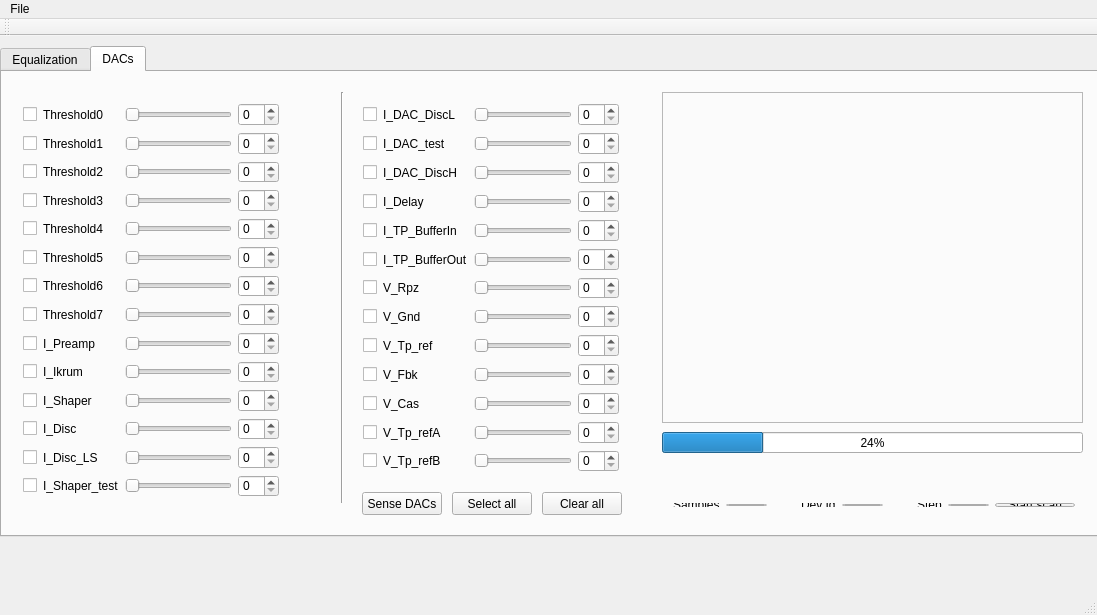
<?xml version="1.0" encoding="UTF-8"?>
<ui version="4.0">
 <class>SpidrMpx3Eq</class>
 <widget class="QMainWindow" name="SpidrMpx3Eq">
  <property name="geometry">
   <rect>
    <x>0</x>
    <y>0</y>
    <width>1097</width>
    <height>615</height>
   </rect>
  </property>
  <property name="windowTitle">
   <string>SpidrMpx3Eq</string>
  </property>
  <widget class="QWidget" name="centralWidget">
   <widget class="QTabWidget" name="allTabs">
    <property name="geometry">
     <rect>
      <x>0</x>
      <y>10</y>
      <width>1176</width>
      <height>491</height>
     </rect>
    </property>
    <property name="toolTip">
     <string>DAC Control</string>
    </property>
    <property name="currentIndex">
     <number>1</number>
    </property>
    <widget class="QWidget" name="tab">
     <attribute name="title">
      <string>Equalization</string>
     </attribute>
     <widget class="QWidget" name="verticalLayoutWidget">
      <property name="geometry">
       <rect>
        <x>760</x>
        <y>300</y>
        <width>241</width>
        <height>85</height>
       </rect>
      </property>
      <layout class="QVBoxLayout" name="verticalLayout">
       <item>
        <widget class="QPushButton" name="_connect">
         <property name="text">
          <string>Connect</string>
         </property>
        </widget>
       </item>
       <item>
        <widget class="QPushButton" name="_startEq">
         <property name="text">
          <string>Start Eq</string>
         </property>
        </widget>
       </item>
       <item>
        <widget class="QLabel" name="_statusLabel">
         <property name="text">
          <string>Standby ...</string>
         </property>
        </widget>
       </item>
      </layout>
     </widget>
     <widget class="QFrame" name="_histoFrame">
      <property name="geometry">
       <rect>
        <x>10</x>
        <y>20</y>
        <width>491</width>
        <height>361</height>
       </rect>
      </property>
      <property name="frameShape">
       <enum>QFrame::StyledPanel</enum>
      </property>
      <property name="frameShadow">
       <enum>QFrame::Raised</enum>
      </property>
     </widget>
    </widget>
    <widget class="QWidget" name="tabDACs">
     <attribute name="title">
      <string>DACs</string>
     </attribute>
     <widget class="QFrame" name="_DACScanFrame">
      <property name="geometry">
       <rect>
        <x>660</x>
        <y>20</y>
        <width>421</width>
        <height>331</height>
       </rect>
      </property>
      <property name="toolTip">
       <string>DAC scan plot</string>
      </property>
      <property name="frameShape">
       <enum>QFrame::StyledPanel</enum>
      </property>
      <property name="frameShadow">
       <enum>QFrame::Raised</enum>
      </property>
     </widget>
     <widget class="QWidget" name="layoutWidget">
      <property name="geometry">
       <rect>
        <x>350</x>
        <y>20</y>
        <width>291</width>
        <height>391</height>
       </rect>
      </property>
      <layout class="QGridLayout" name="gridLayout2">
       <item row="3" column="1">
        <widget class="QLabel" name="dac17Label">
         <property name="text">
          <string>I_Delay</string>
         </property>
        </widget>
       </item>
       <item row="3" column="3">
        <widget class="QSpinBox" name="dac17SpinBox"/>
       </item>
       <item row="3" column="2">
        <widget class="QSlider" name="dac17hSlider">
         <property name="orientation">
          <enum>Qt::Horizontal</enum>
         </property>
        </widget>
       </item>
       <item row="3" column="4">
        <widget class="QLabel" name="dac17VLabel">
         <property name="text">
          <string/>
         </property>
        </widget>
       </item>
       <item row="7" column="2">
        <widget class="QSlider" name="dac21hSlider">
         <property name="orientation">
          <enum>Qt::Horizontal</enum>
         </property>
        </widget>
       </item>
       <item row="9" column="3">
        <widget class="QSpinBox" name="dac23SpinBox"/>
       </item>
       <item row="7" column="3">
        <widget class="QSpinBox" name="dac21SpinBox"/>
       </item>
       <item row="7" column="4">
        <widget class="QLabel" name="dac21VLabel">
         <property name="text">
          <string/>
         </property>
        </widget>
       </item>
       <item row="7" column="1">
        <widget class="QLabel" name="dac21Label">
         <property name="text">
          <string>V_Gnd</string>
         </property>
        </widget>
       </item>
       <item row="8" column="1">
        <widget class="QLabel" name="dac22Label">
         <property name="text">
          <string>V_Tp_ref</string>
         </property>
        </widget>
       </item>
       <item row="2" column="3">
        <widget class="QSpinBox" name="dac16SpinBox"/>
       </item>
       <item row="11" column="3">
        <widget class="QSpinBox" name="dac25SpinBox"/>
       </item>
       <item row="11" column="4">
        <widget class="QLabel" name="dac25VLabel">
         <property name="text">
          <string/>
         </property>
        </widget>
       </item>
       <item row="11" column="2">
        <widget class="QSlider" name="dac25hSlider">
         <property name="orientation">
          <enum>Qt::Horizontal</enum>
         </property>
        </widget>
       </item>
       <item row="10" column="3">
        <widget class="QSpinBox" name="dac24SpinBox"/>
       </item>
       <item row="10" column="4">
        <widget class="QLabel" name="dac24VLabel">
         <property name="text">
          <string/>
         </property>
        </widget>
       </item>
       <item row="4" column="3">
        <widget class="QSpinBox" name="dac18SpinBox"/>
       </item>
       <item row="11" column="1">
        <widget class="QLabel" name="dac25Label">
         <property name="text">
          <string>V_Tp_refA</string>
         </property>
        </widget>
       </item>
       <item row="4" column="2">
        <widget class="QSlider" name="dac18hSlider">
         <property name="orientation">
          <enum>Qt::Horizontal</enum>
         </property>
        </widget>
       </item>
       <item row="4" column="1">
        <widget class="QLabel" name="dac18Label">
         <property name="text">
          <string>I_TP_BufferIn</string>
         </property>
        </widget>
       </item>
       <item row="4" column="4">
        <widget class="QLabel" name="dac18VLabel">
         <property name="text">
          <string/>
         </property>
        </widget>
       </item>
       <item row="9" column="1">
        <widget class="QLabel" name="dac23Label">
         <property name="text">
          <string>V_Fbk</string>
         </property>
        </widget>
       </item>
       <item row="9" column="2">
        <widget class="QSlider" name="dac23hSlider">
         <property name="orientation">
          <enum>Qt::Horizontal</enum>
         </property>
        </widget>
       </item>
       <item row="6" column="2">
        <widget class="QSlider" name="dac20hSlider">
         <property name="orientation">
          <enum>Qt::Horizontal</enum>
         </property>
        </widget>
       </item>
       <item row="6" column="3">
        <widget class="QSpinBox" name="dac20SpinBox"/>
       </item>
       <item row="6" column="4">
        <widget class="QLabel" name="dac20VLabel">
         <property name="text">
          <string/>
         </property>
        </widget>
       </item>
       <item row="8" column="2">
        <widget class="QSlider" name="dac22hSlider">
         <property name="orientation">
          <enum>Qt::Horizontal</enum>
         </property>
        </widget>
       </item>
       <item row="8" column="3">
        <widget class="QSpinBox" name="dac22SpinBox"/>
       </item>
       <item row="8" column="4">
        <widget class="QLabel" name="dac22VLabel">
         <property name="text">
          <string/>
         </property>
        </widget>
       </item>
       <item row="1" column="1">
        <widget class="QLabel" name="dac15Label">
         <property name="text">
          <string>I_DAC_test</string>
         </property>
        </widget>
       </item>
       <item row="1" column="2">
        <widget class="QSlider" name="dac15hSlider">
         <property name="orientation">
          <enum>Qt::Horizontal</enum>
         </property>
        </widget>
       </item>
       <item row="1" column="3">
        <widget class="QSpinBox" name="dac15SpinBox"/>
       </item>
       <item row="12" column="1">
        <widget class="QLabel" name="dac26Label">
         <property name="text">
          <string>V_Tp_refB</string>
         </property>
        </widget>
       </item>
       <item row="12" column="2">
        <widget class="QSlider" name="dac26hSlider">
         <property name="orientation">
          <enum>Qt::Horizontal</enum>
         </property>
        </widget>
       </item>
       <item row="12" column="3">
        <widget class="QSpinBox" name="dac26SpinBox"/>
       </item>
       <item row="12" column="4">
        <widget class="QLabel" name="dac26VLabel">
         <property name="text">
          <string/>
         </property>
        </widget>
       </item>
       <item row="5" column="1">
        <widget class="QLabel" name="dac19Label">
         <property name="text">
          <string>I_TP_BufferOut</string>
         </property>
        </widget>
       </item>
       <item row="5" column="3">
        <widget class="QSpinBox" name="dac19SpinBox"/>
       </item>
       <item row="2" column="1">
        <widget class="QLabel" name="dac16Label">
         <property name="text">
          <string>I_DAC_DiscH</string>
         </property>
        </widget>
       </item>
       <item row="1" column="4">
        <widget class="QLabel" name="dac15VLabel">
         <property name="text">
          <string/>
         </property>
        </widget>
       </item>
       <item row="0" column="3">
        <widget class="QSpinBox" name="dac14SpinBox"/>
       </item>
       <item row="0" column="4">
        <widget class="QLabel" name="dac14VLabel">
         <property name="text">
          <string/>
         </property>
        </widget>
       </item>
       <item row="5" column="4">
        <widget class="QLabel" name="dac19VLabel">
         <property name="text">
          <string/>
         </property>
        </widget>
       </item>
       <item row="5" column="2">
        <widget class="QSlider" name="dac19hSlider">
         <property name="orientation">
          <enum>Qt::Horizontal</enum>
         </property>
        </widget>
       </item>
       <item row="6" column="1">
        <widget class="QLabel" name="dac20Label">
         <property name="text">
          <string>V_Rpz</string>
         </property>
        </widget>
       </item>
       <item row="2" column="4">
        <widget class="QLabel" name="dac16VLabel">
         <property name="text">
          <string/>
         </property>
        </widget>
       </item>
       <item row="2" column="2">
        <widget class="QSlider" name="dac16hSlider">
         <property name="orientation">
          <enum>Qt::Horizontal</enum>
         </property>
        </widget>
       </item>
       <item row="0" column="1">
        <widget class="QLabel" name="dac14Label">
         <property name="text">
          <string>I_DAC_DiscL</string>
         </property>
        </widget>
       </item>
       <item row="0" column="2">
        <widget class="QSlider" name="dac14hSlider">
         <property name="orientation">
          <enum>Qt::Horizontal</enum>
         </property>
        </widget>
       </item>
       <item row="10" column="1">
        <widget class="QLabel" name="dac24Label">
         <property name="text">
          <string>V_Cas</string>
         </property>
        </widget>
       </item>
       <item row="10" column="2">
        <widget class="QSlider" name="dac24hSlider">
         <property name="orientation">
          <enum>Qt::Horizontal</enum>
         </property>
        </widget>
       </item>
       <item row="9" column="4">
        <widget class="QLabel" name="dac23VLabel">
         <property name="text">
          <string/>
         </property>
        </widget>
       </item>
       <item row="0" column="0">
        <widget class="QCheckBox" name="dac14CheckBox">
         <property name="text">
          <string/>
         </property>
        </widget>
       </item>
       <item row="1" column="0">
        <widget class="QCheckBox" name="dac15CheckBox">
         <property name="text">
          <string/>
         </property>
        </widget>
       </item>
       <item row="2" column="0">
        <widget class="QCheckBox" name="dac16CheckBox">
         <property name="text">
          <string/>
         </property>
        </widget>
       </item>
       <item row="3" column="0">
        <widget class="QCheckBox" name="dac17CheckBox">
         <property name="text">
          <string/>
         </property>
        </widget>
       </item>
       <item row="4" column="0">
        <widget class="QCheckBox" name="dac18CheckBox">
         <property name="text">
          <string/>
         </property>
        </widget>
       </item>
       <item row="5" column="0">
        <widget class="QCheckBox" name="dac19CheckBox">
         <property name="text">
          <string/>
         </property>
        </widget>
       </item>
       <item row="6" column="0">
        <widget class="QCheckBox" name="dac20CheckBox">
         <property name="text">
          <string/>
         </property>
        </widget>
       </item>
       <item row="7" column="0">
        <widget class="QCheckBox" name="dac21CheckBox">
         <property name="text">
          <string/>
         </property>
        </widget>
       </item>
       <item row="8" column="0">
        <widget class="QCheckBox" name="dac22CheckBox">
         <property name="text">
          <string/>
         </property>
        </widget>
       </item>
       <item row="9" column="0">
        <widget class="QCheckBox" name="dac23CheckBox">
         <property name="text">
          <string/>
         </property>
        </widget>
       </item>
       <item row="10" column="0">
        <widget class="QCheckBox" name="dac24CheckBox">
         <property name="text">
          <string/>
         </property>
        </widget>
       </item>
       <item row="11" column="0">
        <widget class="QCheckBox" name="dac25CheckBox">
         <property name="text">
          <string/>
         </property>
        </widget>
       </item>
       <item row="12" column="0">
        <widget class="QCheckBox" name="dac26CheckBox">
         <property name="text">
          <string/>
         </property>
        </widget>
       </item>
      </layout>
     </widget>
     <widget class="Line" name="line">
      <property name="geometry">
       <rect>
        <x>330</x>
        <y>20</y>
        <width>20</width>
        <height>411</height>
       </rect>
      </property>
      <property name="orientation">
       <enum>Qt::Vertical</enum>
      </property>
     </widget>
     <widget class="QWidget" name="layoutWidget">
      <property name="geometry">
       <rect>
        <x>10</x>
        <y>20</y>
        <width>291</width>
        <height>416</height>
       </rect>
      </property>
      <layout class="QGridLayout" name="gridLayout1">
       <item row="1" column="1">
        <widget class="QLabel" name="dac1Label">
         <property name="text">
          <string>Threshold1</string>
         </property>
        </widget>
       </item>
       <item row="0" column="1">
        <widget class="QLabel" name="dac0Label">
         <property name="text">
          <string>Threshold0</string>
         </property>
        </widget>
       </item>
       <item row="0" column="2">
        <widget class="QSlider" name="dac0hSlider">
         <property name="orientation">
          <enum>Qt::Horizontal</enum>
         </property>
        </widget>
       </item>
       <item row="0" column="3">
        <widget class="QSpinBox" name="dac0SpinBox"/>
       </item>
       <item row="0" column="4">
        <widget class="QLabel" name="dac0VLabel">
         <property name="text">
          <string/>
         </property>
        </widget>
       </item>
       <item row="1" column="4">
        <widget class="QLabel" name="dac1VLabel">
         <property name="text">
          <string/>
         </property>
        </widget>
       </item>
       <item row="1" column="3">
        <widget class="QSpinBox" name="dac1SpinBox"/>
       </item>
       <item row="1" column="2">
        <widget class="QSlider" name="dac1hSlider">
         <property name="orientation">
          <enum>Qt::Horizontal</enum>
         </property>
        </widget>
       </item>
       <item row="2" column="1">
        <widget class="QLabel" name="dac2Label">
         <property name="text">
          <string>Threshold2</string>
         </property>
        </widget>
       </item>
       <item row="2" column="3">
        <widget class="QSpinBox" name="dac2SpinBox"/>
       </item>
       <item row="2" column="4">
        <widget class="QLabel" name="dac2VLabel">
         <property name="text">
          <string/>
         </property>
        </widget>
       </item>
       <item row="2" column="2">
        <widget class="QSlider" name="dac2hSlider">
         <property name="orientation">
          <enum>Qt::Horizontal</enum>
         </property>
        </widget>
       </item>
       <item row="3" column="1">
        <widget class="QLabel" name="dac3Label">
         <property name="text">
          <string>Threshold3</string>
         </property>
        </widget>
       </item>
       <item row="3" column="2">
        <widget class="QSlider" name="dac3hSlider">
         <property name="orientation">
          <enum>Qt::Horizontal</enum>
         </property>
        </widget>
       </item>
       <item row="3" column="4">
        <widget class="QLabel" name="dac3VLabel">
         <property name="text">
          <string/>
         </property>
        </widget>
       </item>
       <item row="3" column="3">
        <widget class="QSpinBox" name="dac3SpinBox"/>
       </item>
       <item row="4" column="1">
        <widget class="QLabel" name="dac4Label">
         <property name="text">
          <string>Threshold4</string>
         </property>
        </widget>
       </item>
       <item row="4" column="2">
        <widget class="QSlider" name="dac4hSlider">
         <property name="orientation">
          <enum>Qt::Horizontal</enum>
         </property>
        </widget>
       </item>
       <item row="4" column="3">
        <widget class="QSpinBox" name="dac4SpinBox"/>
       </item>
       <item row="4" column="4">
        <widget class="QLabel" name="dac4VLabel">
         <property name="text">
          <string/>
         </property>
        </widget>
       </item>
       <item row="5" column="1">
        <widget class="QLabel" name="dac5Label">
         <property name="text">
          <string>Threshold5</string>
         </property>
        </widget>
       </item>
       <item row="5" column="2">
        <widget class="QSlider" name="dac5hSlider">
         <property name="orientation">
          <enum>Qt::Horizontal</enum>
         </property>
        </widget>
       </item>
       <item row="5" column="3">
        <widget class="QSpinBox" name="dac5SpinBox"/>
       </item>
       <item row="5" column="4">
        <widget class="QLabel" name="dac5VLabel">
         <property name="text">
          <string/>
         </property>
        </widget>
       </item>
       <item row="6" column="1">
        <widget class="QLabel" name="dac6Label">
         <property name="text">
          <string>Threshold6</string>
         </property>
        </widget>
       </item>
       <item row="6" column="2">
        <widget class="QSlider" name="dac6hSlider">
         <property name="orientation">
          <enum>Qt::Horizontal</enum>
         </property>
        </widget>
       </item>
       <item row="6" column="3">
        <widget class="QSpinBox" name="dac6SpinBox"/>
       </item>
       <item row="6" column="4">
        <widget class="QLabel" name="dac6VLabel">
         <property name="text">
          <string/>
         </property>
        </widget>
       </item>
       <item row="7" column="1">
        <widget class="QLabel" name="dac7Label">
         <property name="text">
          <string>Threshold7</string>
         </property>
        </widget>
       </item>
       <item row="7" column="2">
        <widget class="QSlider" name="dac7hSlider">
         <property name="orientation">
          <enum>Qt::Horizontal</enum>
         </property>
        </widget>
       </item>
       <item row="7" column="4">
        <widget class="QLabel" name="dac7VLabel">
         <property name="text">
          <string/>
         </property>
        </widget>
       </item>
       <item row="7" column="3">
        <widget class="QSpinBox" name="dac7SpinBox"/>
       </item>
       <item row="8" column="1">
        <widget class="QLabel" name="dac8Label">
         <property name="text">
          <string>I_Preamp</string>
         </property>
        </widget>
       </item>
       <item row="8" column="2">
        <widget class="QSlider" name="dac8hSlider">
         <property name="orientation">
          <enum>Qt::Horizontal</enum>
         </property>
        </widget>
       </item>
       <item row="8" column="3">
        <widget class="QSpinBox" name="dac8SpinBox"/>
       </item>
       <item row="8" column="4">
        <widget class="QLabel" name="dac8VLabel">
         <property name="text">
          <string/>
         </property>
        </widget>
       </item>
       <item row="9" column="1">
        <widget class="QLabel" name="dac9Label">
         <property name="text">
          <string>I_Ikrum</string>
         </property>
        </widget>
       </item>
       <item row="9" column="2">
        <widget class="QSlider" name="dac9hSlider">
         <property name="orientation">
          <enum>Qt::Horizontal</enum>
         </property>
        </widget>
       </item>
       <item row="9" column="3">
        <widget class="QSpinBox" name="dac9SpinBox"/>
       </item>
       <item row="9" column="4">
        <widget class="QLabel" name="dac9VLabel">
         <property name="text">
          <string/>
         </property>
        </widget>
       </item>
       <item row="10" column="1">
        <widget class="QLabel" name="dac10Label">
         <property name="text">
          <string>I_Shaper</string>
         </property>
        </widget>
       </item>
       <item row="10" column="2">
        <widget class="QSlider" name="dac10hSlider">
         <property name="orientation">
          <enum>Qt::Horizontal</enum>
         </property>
        </widget>
       </item>
       <item row="10" column="3">
        <widget class="QSpinBox" name="dac10SpinBox"/>
       </item>
       <item row="10" column="4">
        <widget class="QLabel" name="dac10VLabel">
         <property name="text">
          <string/>
         </property>
        </widget>
       </item>
       <item row="11" column="1">
        <widget class="QLabel" name="dac11Label">
         <property name="text">
          <string>I_Disc</string>
         </property>
        </widget>
       </item>
       <item row="11" column="2">
        <widget class="QSlider" name="dac11hSlider">
         <property name="orientation">
          <enum>Qt::Horizontal</enum>
         </property>
        </widget>
       </item>
       <item row="11" column="3">
        <widget class="QSpinBox" name="dac11SpinBox"/>
       </item>
       <item row="11" column="4">
        <widget class="QLabel" name="dac11VLabel">
         <property name="text">
          <string/>
         </property>
        </widget>
       </item>
       <item row="12" column="1">
        <widget class="QLabel" name="dac12Label">
         <property name="text">
          <string>I_Disc_LS</string>
         </property>
        </widget>
       </item>
       <item row="12" column="2">
        <widget class="QSlider" name="dac12hSlider">
         <property name="orientation">
          <enum>Qt::Horizontal</enum>
         </property>
        </widget>
       </item>
       <item row="12" column="3">
        <widget class="QSpinBox" name="dac12SpinBox"/>
       </item>
       <item row="12" column="4">
        <widget class="QLabel" name="dac12VLabel">
         <property name="text">
          <string/>
         </property>
        </widget>
       </item>
       <item row="13" column="1">
        <widget class="QLabel" name="dac13Label">
         <property name="text">
          <string>I_Shaper_test</string>
         </property>
        </widget>
       </item>
       <item row="13" column="2">
        <widget class="QSlider" name="dac13hSlider">
         <property name="orientation">
          <enum>Qt::Horizontal</enum>
         </property>
        </widget>
       </item>
       <item row="13" column="3">
        <widget class="QSpinBox" name="dac13SpinBox"/>
       </item>
       <item row="13" column="4">
        <widget class="QLabel" name="dac13VLabel">
         <property name="text">
          <string/>
         </property>
        </widget>
       </item>
       <item row="0" column="0">
        <widget class="QCheckBox" name="dac0CheckBox">
         <property name="text">
          <string/>
         </property>
        </widget>
       </item>
       <item row="1" column="0">
        <widget class="QCheckBox" name="dac1CheckBox">
         <property name="text">
          <string/>
         </property>
        </widget>
       </item>
       <item row="2" column="0">
        <widget class="QCheckBox" name="dac2CheckBox">
         <property name="text">
          <string/>
         </property>
        </widget>
       </item>
       <item row="3" column="0">
        <widget class="QCheckBox" name="dac3CheckBox">
         <property name="text">
          <string/>
         </property>
        </widget>
       </item>
       <item row="4" column="0">
        <widget class="QCheckBox" name="dac4CheckBox">
         <property name="text">
          <string/>
         </property>
        </widget>
       </item>
       <item row="5" column="0">
        <widget class="QCheckBox" name="dac5CheckBox">
         <property name="text">
          <string/>
         </property>
        </widget>
       </item>
       <item row="6" column="0">
        <widget class="QCheckBox" name="dac6CheckBox">
         <property name="text">
          <string/>
         </property>
        </widget>
       </item>
       <item row="7" column="0">
        <widget class="QCheckBox" name="dac7CheckBox">
         <property name="text">
          <string/>
         </property>
        </widget>
       </item>
       <item row="8" column="0">
        <widget class="QCheckBox" name="dac8CheckBox">
         <property name="text">
          <string/>
         </property>
        </widget>
       </item>
       <item row="9" column="0">
        <widget class="QCheckBox" name="dac9CheckBox">
         <property name="text">
          <string/>
         </property>
        </widget>
       </item>
       <item row="10" column="0">
        <widget class="QCheckBox" name="dac10CheckBox">
         <property name="text">
          <string/>
         </property>
        </widget>
       </item>
       <item row="11" column="0">
        <widget class="QCheckBox" name="dac11CheckBox">
         <property name="text">
          <string/>
         </property>
        </widget>
       </item>
       <item row="12" column="0">
        <widget class="QCheckBox" name="dac12CheckBox">
         <property name="text">
          <string/>
         </property>
        </widget>
       </item>
       <item row="13" column="0">
        <widget class="QCheckBox" name="dac13CheckBox">
         <property name="text">
          <string/>
         </property>
        </widget>
       </item>
      </layout>
     </widget>
     <widget class="QPushButton" name="selectAllPushButton">
      <property name="geometry">
       <rect>
        <x>450</x>
        <y>420</y>
        <width>80</width>
        <height>23</height>
       </rect>
      </property>
      <property name="toolTip">
       <string>Select all DACs</string>
      </property>
      <property name="text">
       <string>Select all</string>
      </property>
     </widget>
     <widget class="QPushButton" name="clearAllPushButton">
      <property name="geometry">
       <rect>
        <x>540</x>
        <y>420</y>
        <width>80</width>
        <height>23</height>
       </rect>
      </property>
      <property name="toolTip">
       <string>Unselect all DACs</string>
      </property>
      <property name="text">
       <string>Clear all</string>
      </property>
     </widget>
     <widget class="QProgressBar" name="progressBar">
      <property name="geometry">
       <rect>
        <x>660</x>
        <y>360</y>
        <width>421</width>
        <height>21</height>
       </rect>
      </property>
      <property name="toolTip">
       <string>Progress bar</string>
      </property>
      <property name="value">
       <number>24</number>
      </property>
     </widget>
     <widget class="QPushButton" name="senseDACsPushButton">
      <property name="geometry">
       <rect>
        <x>360</x>
        <y>420</y>
        <width>80</width>
        <height>23</height>
       </rect>
      </property>
      <property name="toolTip">
       <string>Click to sense all DACs checked</string>
      </property>
      <property name="text">
       <string>Sense DACs</string>
      </property>
     </widget>
     <widget class="QWidget" name="layoutWidget">
      <property name="geometry">
       <rect>
        <x>660</x>
        <y>420</y>
        <width>424</width>
        <height>26</height>
       </rect>
      </property>
      <layout class="QHBoxLayout" name="horizontalLayout">
       <item>
        <widget class="QLabel" name="labelSamples">
         <property name="toolTip">
          <string>Number of samplings when sensing a DAC</string>
         </property>
         <property name="text">
          <string>Samples</string>
         </property>
        </widget>
       </item>
       <item>
        <widget class="QSpinBox" name="samplesSpinBox">
         <property name="toolTip">
          <string>Number of samplings when sensing a DAC</string>
         </property>
        </widget>
       </item>
       <item>
        <spacer name="horizontalSpacer_2">
         <property name="orientation">
          <enum>Qt::Horizontal</enum>
         </property>
         <property name="sizeHint" stdset="0">
          <size>
           <width>17</width>
           <height>20</height>
          </size>
         </property>
        </spacer>
       </item>
       <item>
        <widget class="QLabel" name="labelDeviceId">
         <property name="toolTip">
          <string>Devide Id</string>
         </property>
         <property name="text">
          <string>Dev Id</string>
         </property>
        </widget>
       </item>
       <item>
        <widget class="QSpinBox" name="deviceIdSpinBox">
         <property name="toolTip">
          <string>Device Id</string>
         </property>
        </widget>
       </item>
       <item>
        <spacer name="horizontalSpacer">
         <property name="orientation">
          <enum>Qt::Horizontal</enum>
         </property>
         <property name="sizeHint" stdset="0">
          <size>
           <width>17</width>
           <height>20</height>
          </size>
         </property>
        </spacer>
       </item>
       <item>
        <widget class="QLabel" name="labelStep">
         <property name="toolTip">
          <string>Step for a DAC scan</string>
         </property>
         <property name="text">
          <string>Step</string>
         </property>
        </widget>
       </item>
       <item>
        <widget class="QSpinBox" name="scanStepSpinBox">
         <property name="toolTip">
          <string>Step for a DAC scan</string>
         </property>
        </widget>
       </item>
       <item>
        <widget class="QPushButton" name="startScanButton">
         <property name="toolTip">
          <string>Start scan</string>
         </property>
         <property name="text">
          <string>Start scan</string>
         </property>
        </widget>
       </item>
      </layout>
     </widget>
    </widget>
   </widget>
  </widget>
  <widget class="QMenuBar" name="menuBar">
   <property name="geometry">
    <rect>
     <x>0</x>
     <y>0</y>
     <width>1097</width>
     <height>19</height>
    </rect>
   </property>
   <widget class="QMenu" name="menuMpx3Eq">
    <property name="title">
     <string>File</string>
    </property>
    <addaction name="separator"/>
    <addaction name="actionConnect"/>
    <addaction name="actionExit"/>
   </widget>
   <addaction name="menuMpx3Eq"/>
  </widget>
  <widget class="QToolBar" name="mainToolBar">
   <attribute name="toolBarArea">
    <enum>TopToolBarArea</enum>
   </attribute>
   <attribute name="toolBarBreak">
    <bool>false</bool>
   </attribute>
  </widget>
  <widget class="QStatusBar" name="statusBar"/>
  <action name="actionConnect">
   <property name="text">
    <string>Connect</string>
   </property>
  </action>
  <action name="actionExit">
   <property name="text">
    <string>Exit</string>
   </property>
  </action>
 </widget>
 <layoutdefault spacing="6" margin="11"/>
 <resources/>
 <connections/>
</ui>
